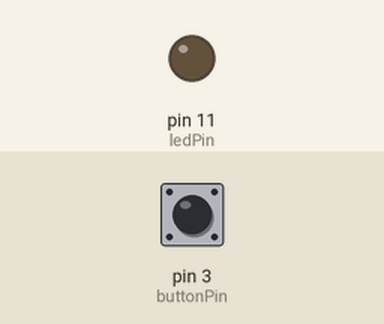
This sketch was run on a simulated Arduino Uno, built with avr-gcc and run on an emulated ATmega328P. Parts: output pins drawn as LEDs (lit = HIGH). The test bench sets the inputs (shaded band); at power-on: pin 3 (buttonPin) LOW.

Above: at 1.2 s.
1.3 s: pin 3 (buttonPin) pulled HIGH for 0.15 s
At 2.4 s:
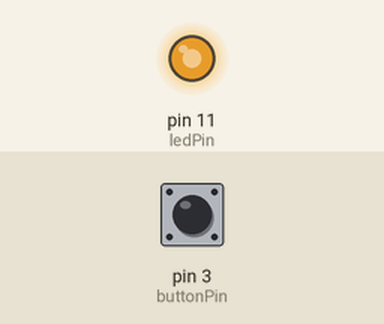
Timing chart, 0 to 7.8 s (numbered marks = the images above; inputs shaded):
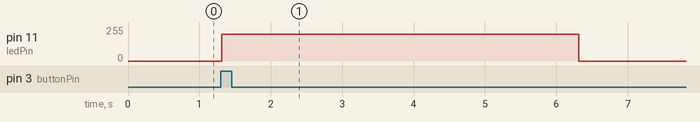

Measured:
- after the input at 1.3 s, pin 11 (ledPin): 0/255 → 200/255 at once, → 0/255 5.0 s later

The sketch:

sketch_sep01a.ino
```cpp
/*

Code by Michael Hawley
1/4/2013

*/

// LED is in pin 8
int ledPin = 11;
// button is in pin 2
int buttonPin = 3;
// button state is set to numerical value of "LOW"
int buttonState = 0;
// starting LED brightness is 0
int brightness = 0;

void setup() {
  // the LED is an output device
  pinMode(ledPin, OUTPUT);
  // the button is an input device
  pinMode(buttonPin, INPUT);
}

void loop() {
  // find out what the button is doing right now
  buttonState = digitalRead(buttonPin);

  // if the button is pressed...
  if (buttonState == HIGH) {
    // increase the brightness value of the LED
    for (int brightness = 0 ; brightness <= 255 ; brightness +=100) {
      // write the brightness value of the LED
      analogWrite(ledPin, brightness);
      // but don't do it too quickly
      delay(5);
    }
    // keep the LED on for 5 seconds
    delay(5000);
  }

  // after you're done with shining the LED, find out what the button is doing
  buttonState = digitalRead(buttonPin);

  // if the button isn't being pressed right now...
  if(buttonState == LOW) {
    // decrease the LED brightness' current value...
    for(int brightness = brightness ; brightness >=0; brightness -=5) {
      // and write it to the LED
      analogWrite(ledPin, brightness);
      // but don't do it too quickly
      delay(20);
    }
  }
}
```
